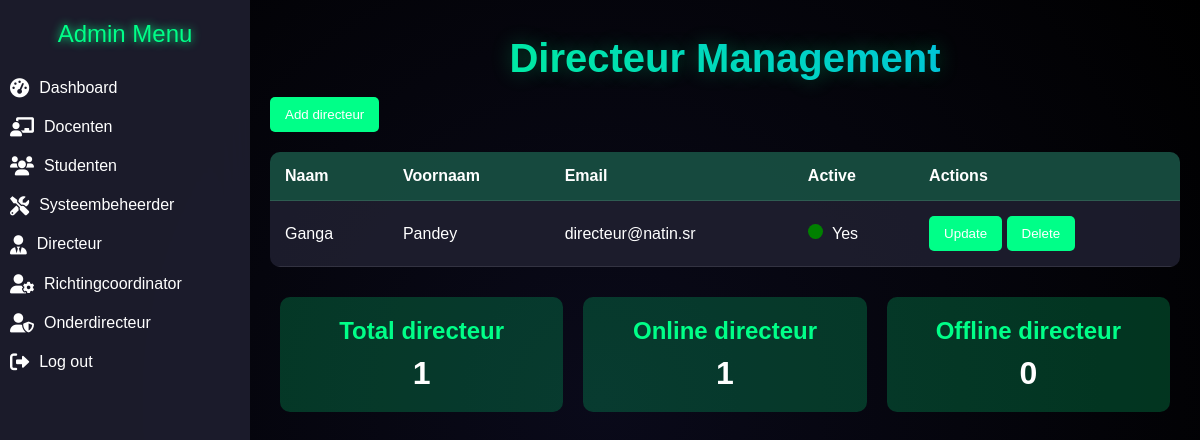
Page /admin/admin-directeur.php (signed in) on the committed database.
### tables this page shows
CREATE TABLE `tgebruiker` (
  `gebruiker_id` int NOT NULL,
  `email` varchar(255) DEFAULT NULL,
  `password` varchar(255) DEFAULT NULL,
  `persoon_id` int DEFAULT NULL
);

CREATE TABLE `personen` (
  `persoon_id` int NOT NULL,
  `naam` varchar(100) DEFAULT NULL,
  `rol_id` int DEFAULT NULL,
  `voornaam` varchar(255) DEFAULT NULL,
  `geboorte_datum` datetime DEFAULT NULL,
  `active` tinyint(1) DEFAULT '1',
  `klas_id` int DEFAULT NULL
);

### admin/admin-directeur.php (the view, shortened to what this page needs)
<?php
if (isset($_SESSION['gebruiker_id']) && isset($_SESSION['user_name'])) {
    $activePage = 'student';
    include('../login/db_connect.php');
$totaldirecteurResult = $conn->query("SELECT COUNT(*) as total FROM personen WHERE rol_id = 6");
$totaldirecteur = $totaldirecteurResult->fetch_assoc()['total'];
$onlinedirecteurResult = $conn->query("SELECT COUNT(*) as online FROM personen WHERE rol_id = 6 AND active = 1");
$onlinedirecteur = $onlinedirecteurResult->fetch_assoc()['online'];
$offlinedirecteur= $totaldirecteur - $onlinedirecteur;
?>
<!DOCTYPE html>
<html lang="nl">
<head>
    <link rel="stylesheet" href="https://cdnjs.cloudflare.com/ajax/libs/font-awesome/6.0.0/css/all.min.css">
</head>
<body>
<div class="sidebar" id="sidebar">
    <header>Admin Menu</header>
    <a href="admin-dashboard.php" class="<?= ($activePage == 'dashboard') ? 'active' : ''; ?>">
        <i class="fas fa-tachometer-alt"></i>
        <span>Dashboard</span>
    </a>
    <a href="admin-docenten.php" class="<?= ($activePage == 'docenten') ? 'active' : ''; ?>">
        <i class="fas fa-chalkboard-teacher"></i>
        <span>Docenten</span>
    </a>
    <a href="admin-studenten.php" class="<?= ($activePage == 'studenten') ? 'active' : ''; ?>">
        <i class="fas fa-users"></i>
        <span>Studenten</span>
    </a>
    <a href="admin-systeembeheerder.php" class="<?= ($activePage == 'systeembeheerder') ? 'active' : ''; ?>">
        <i class="fas fa-tools"></i>
        <span>Systeembeheerder</span>
    </a>
    <a href="admin-directeur.php" class="<?= ($activePage == 'directeur') ? 'active' : ''; ?>">
        <i class="fas fa-user-tie"></i>
        <span>Directeur</span>
    </a>
    <a href="admin-Richtingcoordinator.php" class="<?= ($activePage == 'Richtingcoordinator') ? 'active' : ''; ?>">
        <i class="fas fa-user-cog"></i>
        <span>Richtingcoordinator</span>
    </a>
    <a href="admin_od.php" class="<?= ($activePage == 'od') ? 'active' : ''; ?>">
        <i class="fas fa-user-shield"></i>
        <span>Onderdirecteur</span>
    </a>
    <a href="../login/logout.php">
        <i class="fas fa-sign-out-alt"></i>
        <span>Log out</span>
    </a>
</div>
        <div class="main-content">
    <h1 class="dashboard-title">Directeur Management</h1>
        <button class="btn" id="addDocentBtn">Add directeur</button>
<table>
    <thead>
        <tr>
            <th>Naam</th>
            <th>Voornaam</th>
            <th>Email</th>
            <th>Active</th>
            <th>Actions</th>
        </tr>
    </thead>
    <tbody id="docentTableBody">
    <?php
$result = $conn->query("SELECT p.persoon_id, p.naam, p.voornaam, t.email, t.password, p.active FROM personen p JOIN tgebruiker t ON p.persoon_id = t.persoon_id WHERE p.rol_id = 6");
while ($directeur = $result->fetch_assoc()) {
    $statusClass = $directeur['active'] ? 'green' : 'red';
    echo "<tr>
        <td>{$directeur['naam']}</td>
        <td>{$directeur['voornaam']}</td>
        <td>{$directeur['email']}</td>
        <td>
            <span class='light $statusClass'></span> " . ($directeur['active'] ? 'Yes' : 'No') . "
        </td>
        <td>
            <button class='btn' onclick='openUpdateModal({$directeur['persoon_id']}, \"{$directeur['naam']}\", \"{$directeur['voornaam']}\", \"{$directeur['email']}\", \"{$directeur['password']}\", {$directeur['active']})'>Update</button>
            <form method='POST' style='display:inline;'>
                <input type='hidden' name='delete_id' value='{$directeur['persoon_id']}'>
                <button type='submit' class='btn' onclick=\"return confirm('Are you sure you want to delete this directeur?');\">Delete</button>
            </form>
        </td>
    </tr>";
}
?>
    </tbody>
</table>
        <div class="card-container" style="display: flex; justify-content: space-around; margin-top: 20px;">
    <div class="card">
        <h3>Total directeur</h3>
        <p><?php echo $totaldirecteur; ?></p>
    </div>
    <div class="card">
        <h3>Online directeur</h3>
        <p><?php echo $onlinedirecteur; ?></p>
    </div>
    <div class="card">
        <h3>Offline directeur</h3>
        <p><?php echo $offlinedirecteur; ?></p>
    </div>
</div>
</body>
</html>
<?php
} else {
    header("Location: index.php");
    exit();
}
?>

### admin/admin-directeur.php (style rules this page uses)
* { margin: 0; padding: 0; box-sizing: border-box; }
body { font-family: 'Arial', sans-serif; background: radial-gradient(circle, #0a0a1a, #000); color: white; min-height: 100vh; overflow-x: hidden; }
.light { display: inline-block; width: 15px; height: 15px; border-radius: 50%; margin-right: 5px; }
.green { background-color: green; }
.sidebar { width: 250px; height: 100vh; background: rgba(30, 30, 47, 0.9); backdrop-filter: blur(20px); position: fixed; top: 0; left: 0; z-index: 1000; transition: transform 0.3s ease; }
.sidebar header { text-align: center; font-size: 1.5rem; color: #00ff88; padding: 20px; text-shadow: 0 0 10px #00ff88; }
.sidebar a { color: white; text-decoration: none; display: flex; align-items: center; gap: 10px; padding: 10px; border-radius: 10px; transition: background 0.3s ease, transform 0.3s ease; }
.sidebar a i { font-size: 1.2rem; }
.main-content { margin-left: 250px; padding: 20px; transition: margin 0.3s ease; }
.dashboard-title { text-align: center; margin: 1rem 0; font-size: clamp(1.5rem, 5vw, 2.5rem); background: linear-gradient(45deg, #00ff88, #00aaff); -webkit-background-clip: text; -webkit-text-fill-color: transparent; text-shadow: 0 0 20px rgba(0, 255, 136, 0.3); }
table { width: 100%; border-collapse: collapse; margin-top: 20px; background: rgba(30, 30, 47, 0.9); border-radius: 10px; overflow: hidden; }
th, td { padding: 15px; text-align: left; border-bottom: 1px solid rgba(255, 255, 255, 0.1); }
th { background: rgba(0, 255, 136, 0.2); }
.btn { background: #00ff88; color: white; border: none; padding: 10px 15px; border-radius: 5px; cursor: pointer; transition: background 0.3s ease; }
.card-container { display: flex; justify-content: space-around; margin-top: 20px; }
.card { background: rgba(0, 255, 136, 0.2); padding: 20px; border-radius: 10px; flex: 1; margin: 10px; text-align: center; animation: glow 1.5s infinite alternate; }
.card h3 { font-size: 1.5rem; margin-bottom: 10px; color: #00ff88; }
.card p { font-size: 2rem; font-weight: bold; color: white; }

### rows in the picture
tgebruiker: persoon.naam "Ganga", persoon.voornaam "Pandey", email "directeur@natin.sr"

### other values in the picture
$totaldirecteur "1"
$onlinedirecteur "1"
$offlinedirecteur "0"
